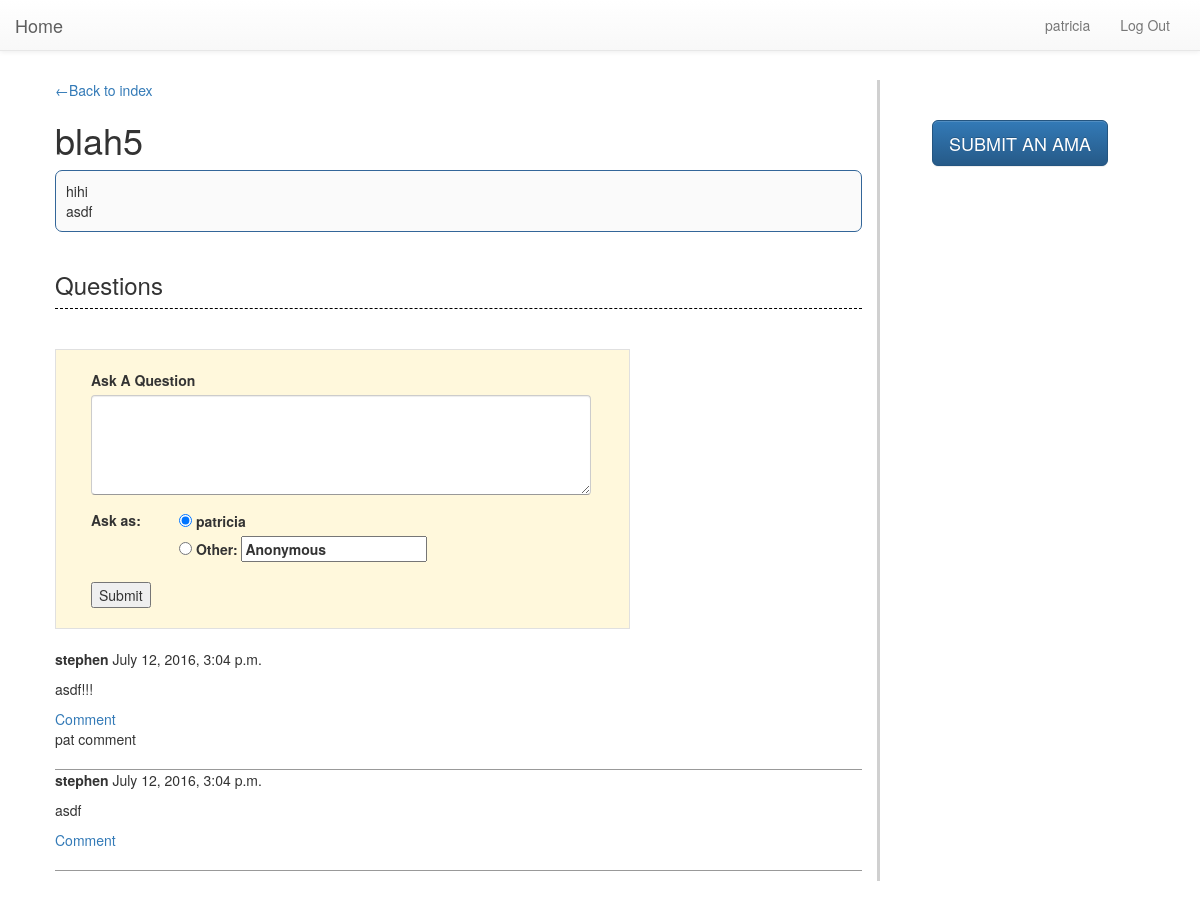
/ama/16/ (signed in), run on the app's committed database.
### home/models.py (models this page shows, shortened)
class AMA(models.Model):
    author = models.ForeignKey(User)
    title = models.CharField(max_length=100)
    description = models.CharField(max_length=1000)
    pub_date = models.DateTimeField(default=timezone.now)

class Question(models.Model):
    author = models.ForeignKey(User, null=True)
    author_name = models.CharField(max_length=25, default='Anonymous')
    ama = models.ForeignKey(AMA, on_delete=models.CASCADE)
    question = models.CharField(max_length=400)
    pub_date = models.DateTimeField(default=timezone.now)
    comments = fields.GenericRelation(Comment)

class Comment(models.Model):
    author = models.ForeignKey(User)
    comment = models.CharField(max_length=400)
    pub_date = models.DateTimeField(default=timezone.now)
    content_type = models.ForeignKey(ContentType)
    object_id = models.PositiveIntegerField()
    target = fields.GenericForeignKey('content_type', 'object_id')
    comments = fields.GenericRelation('self')

### home/views.py (the view)
# urls.py: url(r'^ama/(?P<pk>[0-9]+)/$', AMADetailView.as_view(), name='ama_detail'),
class AMADetailView(DetailView):
    template_name = 'ama/detail.html'
    model = AMA

### home/templates/ama/detail.html (shortened to what this page needs)
{% extends "base.html" %}
{% block left-content %}
<a href="{% url 'index' %}">&#8592Back to index</a>
<h1>{{ ama.title }}</h1>
{% if ama.description %}
<p class="ama-description">
  {{ ama.description|linebreaksbr }}
</p>
{% endif %}
<h3 class="questions-header">Questions</h3>
<form class="speech-form" action="{{ request.path }}question/" method="POST">
  <div class="form-group">
    <label for="question">Ask A Question</label>
    <textarea name="question" class="form-control question" rows="1" cols="1"></textarea>
  </div>
  <div class="form-group">
    <div class="row">
      <div class="col-xs-2">
        <label>Ask as: </label>
      </div>
      <div class="col-xs-10">
        {% if user.username %}
        <label for="username">
          <input type="radio" name="author_name" id="username" value="{{ user.username }}" checked />
          {{ user.username }}
        </label>
        <label for="anonymous">
          <input type="radio" name="author_name" id="anonymous" value="other">
            Other: <input type="text" name="other" value='Anonymous' />
        </label>
        {% else %}
        <input type="text" name="author_name">
        {% endif %}
      </div>
    </div>
  </div>
  <input type="submit" value="Submit">
</form>
<ul class="questions-list">
  {% for question in ama.question_set.all reversed %}
  <li class="question" id="question-{{ forloop.counter0 }}">
    <div class="question-author"><b>{{ question.author_name }}</b> {{ question.pub_date }}</div>
    <div class="question-text">{{ question.question|linebreaksbr }}</div>
    <div class="answer-box">
      {% if user.is_authenticated %}
        {% if question.ama.author == user %}
          {% if question.answer %}
          <a id="answer-button-{{ forloop.counter0 }}" href="{% url 'question_detail' ama.id question.id %}">Edit Answer</a>
          {% else %}
          <a id="answer-button-{{ forloop.counter0 }}" href="{% url 'question_detail' ama.id question.id %}">Answer</a>
          {% endif %}
          <script type="text/javascript">
            $(document).ready(function () {
              $('#answer-button-{{ forloop.counter0 }}').click(function (e) {
                e.preventDefault();
                e.target.hidden = true;
                var $answer = $('#answer-{{ forloop.counter0 }}')[0];
                $answer.hidden = true;
                var form = document.createElement('form');
                form.action = "{{ request.path }}question/{{ question.id }}/";
                form.method = "POST";
                var csrf_token = document.createElement('input');
                csrf_token.type = "hidden";
                csrf_token.name = "csrfmiddlewaretoken";
                csrf_token.value = csrftoken;
                var div = document.createElement('div');
                div.className = "form-group";
                var label = document.createElement('label');
                label.innerText = "Answer";
                var textarea = document.createElement('textarea');
                textarea.name = "response";
                textarea.innerText = "{{ question.answer.answer|addslashes|safe }}";
                var submit = document.createElement('input');
                submit.type = "submit";
                submit.value = "Save";
                div.appendChild(label);
                div.appendChild(textarea);
                form.appendChild(csrf_token);
                form.appendChild(div);
                form.appendChild(submit);
                $('#question-{{ forloop.counter0 }}').append(form);
              });
            });
          </script>
        {% else %}
        <a href="{% url 'question_detail' ama.id question.id %}">Comment</a>
        {% endif %}
      {% endif %}
    </div>
    <ul>
      {% for comment in question.comments.all %}
      <li>
        {% include "comment/detail.html" %}
      </li>
      {% endfor %}
    </ul>
  </li>
  {% endfor %}
</ul>
{% endblock %}
{% block right-content %}
<h5>
  <a href="{% url 'createama' %}" class="btn btn-primary btn-lg">
    SUBMIT AN AMA
  </a>
</h5>
{% endblock %}

### home/templates/base.html (shortened to what this page needs)
<!DOCTYPE html>
<html>
{% load staticfiles %}
  <head>
    <link rel="stylesheet" href="https://maxcdn.bootstrapcdn.com/bootstrap/3.3.6/css/bootstrap.min.css">
    <link rel="stylesheet" href="https://maxcdn.bootstrapcdn.com/bootstrap/3.3.6/css/bootstrap-theme.min.css">
    <link rel="stylesheet" type="text/css" href="{% static 'css/style.css' %}">
  </head>
  <body>
    <nav class="navbar navbar-default navbar-fixed-top">
      <div class="container-fluid">
        <div class="navbar-header">
          <a class="navbar-brand" href="{% url 'index' %}">Home</a>
        </div>
        <div class="collapse navbar-collapse" id="collapse-menu">
          <ul class="nav navbar-nav pull-right">
            <li><a href="{% url 'index' %}">{{ user.username }}</a></li>
            {% if user.is_authenticated %}
            <li><a href="{% url 'logout'%}">Log Out</a></li>
            {% else %}
            <li><a href="{% url 'login' %}">Log In</a></li>
            <li><a href="{% url 'signup' %}">Sign Up</a></li>
            {% endif %}
          </ul>
        </div>
      </div>
    </nav>
    <div class="container-fluid" id="content">
      <div class="row">
        <div class="col-xs-9 left-content">
          {% block left-content %}{% endblock %}
        </div>
        <div class="col-xs-3 right-content">
          {% block right-content %}{% endblock %}
        </div>
      </div>
    </div>
  </body>
</html>

### home/templates/comment/detail.html (shortened to what this page needs)
<span>{{ comment.comment|linebreaksbr }}</span>

### home/static/css/style.css (style rules this page uses)
body { padding: 40px; padding-top: 80px; }
ul { padding: 0; }
li { list-style: none; }
label { display: block; white-space: nowrap; }
.ama-description { background-color: #fafafa; border: thin solid #369; border-radius: 7px; padding: 10px; }
.left-content { border-right: 3px solid #d0d0d0; }
.right-content { text-align: center; padding-top: 30px; }
textarea.question { width: 500px; height: 100px; }
.speech-form { width: 575px; background-color: cornsilk; padding: 20px 40px 20px 35px; border: thin solid #e0e0e0; }
.question { border-bottom: thin solid #999999; padding-bottom: 20px; }
.question-author { margin-bottom: 10px; }
.questions-header { padding-top: 20px; padding-bottom: 10px; border-bottom: thin dashed black; margin-bottom: 40px; }
.questions-list { padding: 0px; padding-top: 20px; }
.question-text { padding-bottom: 10px; }

### data on the page
AMA: title "blah5", description "hihi asdf"
Question: author_name "stephen", pub_date "July 12, 2016, 3:04 p.m.", question "asdf!!!", shows "Comment"
Comment: comment "pat comment"
Question: author_name "stephen", pub_date "July 12, 2016, 3:04 p.m.", question "asdf", shows "Comment"

### other printed values
{{ user.username }} "patricia"
